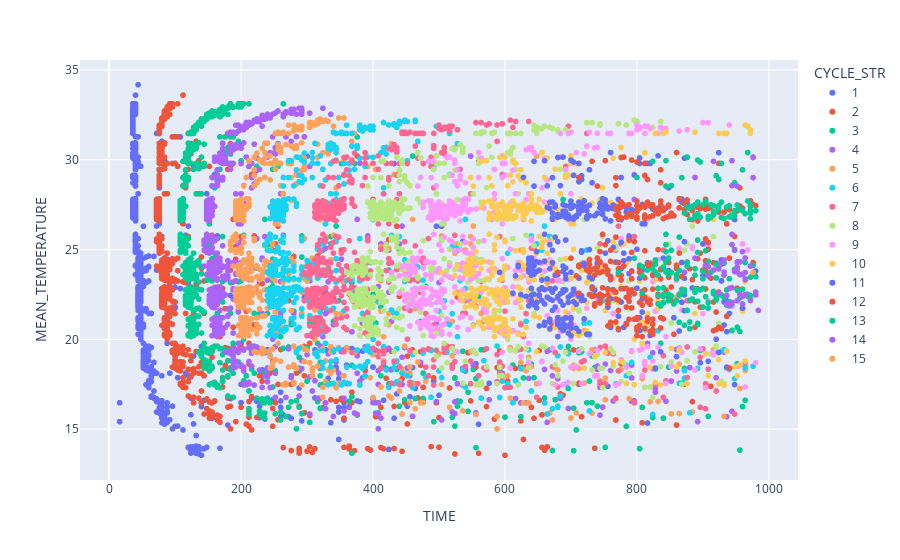

Write notebook code for a chart like this one.
### Code cell
px.scatter(peaks_row_2, x="TIME", y="MEAN_TEMPERATURE", color="CYCLE_STR",
           hover_data=["POSITION_STR", "TRACK_ID"],)

### Figure 1 — Plotly figure (JSON) as saved in the notebook; plotly's stock layout.template omitted (floating-point values rounded to 4 significant figures; data arrays with more than 128 entries replaced by an {"elided": "..."} marker saying what was removed)
{"data": [{"customdata": {"elided": "909x2 mixed values"}, "hovertemplate": "CYCLE_STR=1<br>TIME=%{x}<br>MEAN_TEMPERATURE=%{y}<br>POSITION_STR=%{customdata[0]}<br>TRACK_ID=%{customdata[1]}<extra></extra>", "legendgroup": "1", "marker": {"color": "#636efa", "symbol": "circle"}, "mode": "markers", "name": "1", "showlegend": true, "type": "scattergl", "x": {"elided": "909 int values"}, "xaxis": "x", "y": {"elided": "909 float values"}, "yaxis": "y"}, {"customdata": {"elided": "883x2 mixed values"}, "hovertemplate": "CYCLE_STR=2<br>TIME=%{x}<br>MEAN_TEMPERATURE=%{y}<br>POSITION_STR=%{customdata[0]}<br>TRACK_ID=%{customdata[1]}<extra></extra>", "legendgroup": "2", "marker": {"color": "#EF553B", "symbol": "circle"}, "mode": "markers", "name": "2", "showlegend": true, "type": "scattergl", "x": {"elided": "883 int values"}, "xaxis": "x", "y": {"elided": "883 float values"}, "yaxis": "y"}, {"customdata": {"elided": "817x2 mixed values"}, "hovertemplate": "CYCLE_STR=3<br>TIME=%{x}<br>MEAN_TEMPERATURE=%{y}<br>POSITION_STR=%{customdata[0]}<br>TRACK_ID=%{customdata[1]}<extra></extra>", "legendgroup": "3", "marker": {"color": "#00cc96", "symbol": "circle"}, "mode": "markers", "name": "3", "showlegend": true, "type": "scattergl", "x": {"elided": "817 int values"}, "xaxis": "x", "y": {"elided": "817 float values"}, "yaxis": "y"}, {"customdata": {"elided": "732x2 mixed values"}, "hovertemplate": "CYCLE_STR=4<br>TIME=%{x}<br>MEAN_TEMPERATURE=%{y}<br>POSITION_STR=%{customdata[0]}<br>TRACK_ID=%{customdata[1]}<extra></extra>", "legendgroup": "4", "marker": {"color": "#ab63fa", "symbol": "circle"}, "mode": "markers", "name": "4", "showlegend": true, "type": "scattergl", "x": {"elided": "732 int values"}, "xaxis": "x", "y": {"elided": "732 float values"}, "yaxis": "y"}, {"customdata": {"elided": "653x2 mixed values"}, "hovertemplate": "CYCLE_STR=5<br>TIME=%{x}<br>MEAN_TEMPERATURE=%{y}<br>POSITION_STR=%{customdata[0]}<br>TRACK_ID=%{customdata[1]}<extra></extra>", "legendgroup": "5", "marker": {"color": "#FFA15A", "symbol": "circle"}, "mode": "markers", "name": "5", "showlegend": true, "type": "scattergl", "x": {"elided": "653 int values"}, "xaxis": "x", "y": {"elided": "653 float values"}, "yaxis": "y"}, {"customdata": {"elided": "604x2 mixed values"}, "hovertemplate": "CYCLE_STR=6<br>TIME=%{x}<br>MEAN_TEMPERATURE=%{y}<br>POSITION_STR=%{customdata[0]}<br>TRACK_ID=%{customdata[1]}<extra></extra>", "legendgroup": "6", "marker": {"color": "#19d3f3", "symbol": "circle"}, "mode": "markers", "name": "6", "showlegend": true, "type": "scattergl", "x": {"elided": "604 int values"}, "xaxis": "x", "y": {"elided": "604 float values"}, "yaxis": "y"}, {"customdata": {"elided": "567x2 mixed values"}, "hovertemplate": "CYCLE_STR=7<br>TIME=%{x}<br>MEAN_TEMPERATURE=%{y}<br>POSITION_STR=%{customdata[0]}<br>TRACK_ID=%{customdata[1]}<extra></extra>", "legendgroup": "7", "marker": {"color": "#FF6692", "symbol": "circle"}, "mode": "markers", "name": "7", "showlegend": true, "type": "scattergl", "x": {"elided": "567 int values"}, "xaxis": "x", "y": {"elided": "567 float values"}, "yaxis": "y"}, {"customdata": {"elided": "520x2 mixed values"}, "hovertemplate": "CYCLE_STR=8<br>TIME=%{x}<br>MEAN_TEMPERATURE=%{y}<br>POSITION_STR=%{customdata[0]}<br>TRACK_ID=%{customdata[1]}<extra></extra>", "legendgroup": "8", "marker": {"color": "#B6E880", "symbol": "circle"}, "mode": "markers", "name": "8", "showlegend": true, "type": "scattergl", "x": {"elided": "520 int values"}, "xaxis": "x", "y": {"elided": "520 float values"}, "yaxis": "y"}, {"customdata": {"elided": "476x2 mixed values"}, "hovertemplate": "CYCLE_STR=9<br>TIME=%{x}<br>MEAN_TEMPERATURE=%{y}<br>POSITION_STR=%{customdata[0]}<br>TRACK_ID=%{customdata[1]}<extra></extra>", "legendgroup": "9", "marker": {"color": "#FF97FF", "symbol": "circle"}, "mode": "markers", "name": "9", "showlegend": true, "type": "scattergl", "x": {"elided": "476 int values"}, "xaxis": "x", "y": {"elided": "476 float values"}, "yaxis": "y"}, {"customdata": {"elided": "408x2 mixed values"}, "hovertemplate": "CYCLE_STR=10<br>TIME=%{x}<br>MEAN_TEMPERATURE=%{y}<br>POSITION_STR=%{customdata[0]}<br>TRACK_ID=%{customdata[1]}<extra></extra>", "legendgroup": "10", "marker": {"color": "#FECB52", "symbol": "circle"}, "mode": "markers", "name": "10", "showlegend": true, "type": "scattergl", "x": {"elided": "408 int values"}, "xaxis": "x", "y": {"elided": "408 float values"}, "yaxis": "y"}, {"customdata": {"elided": "354x2 mixed values"}, "hovertemplate": "CYCLE_STR=11<br>TIME=%{x}<br>MEAN_TEMPERATURE=%{y}<br>POSITION_STR=%{customdata[0]}<br>TRACK_ID=%{customdata[1]}<extra></extra>", "legendgroup": "11", "marker": {"color": "#636efa", "symbol": "circle"}, "mode": "markers", "name": "11", "showlegend": true, "type": "scattergl", "x": {"elided": "354 int values"}, "xaxis": "x", "y": {"elided": "354 float values"}, "yaxis": "y"}, {"customdata": {"elided": "289x2 mixed values"}, "hovertemplate": "CYCLE_STR=12<br>TIME=%{x}<br>MEAN_TEMPERATURE=%{y}<br>POSITION_STR=%{customdata[0]}<br>TRACK_ID=%{customdata[1]}<extra></extra>", "legendgroup": "12", "marker": {"color": "#EF553B", "symbol": "circle"}, "mode": "markers", "name": "12", "showlegend": true, "type": "scattergl", "x": {"elided": "289 int values"}, "xaxis": "x", "y": {"elided": "289 float values"}, "yaxis": "y"}, {"customdata": {"elided": "178x2 mixed values"}, "hovertemplate": "CYCLE_STR=13<br>TIME=%{x}<br>MEAN_TEMPERATURE=%{y}<br>POSITION_STR=%{customdata[0]}<br>TRACK_ID=%{customdata[1]}<extra></extra>", "legendgroup": "13", "marker": {"color": "#00cc96", "symbol": "circle"}, "mode": "markers", "name": "13", "showlegend": true, "type": "scattergl", "x": {"elided": "178 int values"}, "xaxis": "x", "y": {"elided": "178 float values"}, "yaxis": "y"}, {"customdata": [["17", 161], ["17", 169], ["17", 210], ["17", 241], ["18", 18], ["18", 40], ["18", 163], ["18", 168], ["20", 5], ["20", 43], ["20", 61], ["20", 98], ["21", 4], ["21", 20], ["21", 26], ["21", 28], ["21", 30], ["21", 44], ["21", 45], ["21", 55], ["21", 58], ["21", 176], ["21", 178], ["21", 182], ["21", 188], ["21", 241], ["21", 247], ["21", 417], ["21", 420], ["21", 425], ["21", 433], ["21", 436], ["21", 444], ["21", 447], ["21", 458], ["21", 459], ["22", 94], ["22", 99], ["22", 233], ["22", 259], ["22", 279], ["22", 285], ["22", 286], ["22", 293], ["22", 301], ["22", 308], ["22", 316], ["22", 320], ["22", 322], ["22", 334], ["22", 349], ["22", 358], ["22", 362], ["22", 386], ["22", 387]], "hovertemplate": "CYCLE_STR=14<br>TIME=%{x}<br>MEAN_TEMPERATURE=%{y}<br>POSITION_STR=%{customdata[0]}<br>TRACK_ID=%{customdata[1]}<extra></extra>", "legendgroup": "14", "marker": {"color": "#ab63fa", "symbol": "circle"}, "mode": "markers", "name": "14", "showlegend": true, "type": "scattergl", "x": [916, 944, 976, 976, 888, 944, 976, 952, 960, 944, 948, 944, 948, 928, 924, 952, 952, 960, 952, 908, 904, 932, 916, 972, 932, 872, 956, 964, 956, 908, 952, 964, 952, 964, 932, 888, 964, 960, 956, 980, 944, 940, 924, 936, 944, 960, 952, 940, 960, 936, 940, 980, 944, 984, 972], "xaxis": "x", "y": [29.91, 29.95, 30.12, 30.15, 29.01, 28.56, 29.0, 28.53, 24.89, 25.85, 24.96, 25.27, 23.77, 24.19, 23.92, 24.29, 23.75, 23.63, 24.32, 23.53, 24.12, 23.75, 23.86, 24.08, 23.58, 23.73, 24.31, 23.36, 23.61, 24.05, 23.94, 24.53, 24.02, 23.72, 24.42, 24.52, 22.5, 22.42, 22.51, 22.63, 22.03, 21.86, 22.57, 22.44, 22.05, 21.97, 22.15, 21.92, 22.39, 21.98, 22.84, 22.47, 22.87, 21.61, 22.16], "yaxis": "y"}, {"customdata": [["21", 241]], "hovertemplate": "CYCLE_STR=15<br>TIME=%{x}<br>MEAN_TEMPERATURE=%{y}<br>POSITION_STR=%{customdata[0]}<br>TRACK_ID=%{customdata[1]}<extra></extra>", "legendgroup": "15", "marker": {"color": "#FFA15A", "symbol": "circle"}, "mode": "markers", "name": "15", "showlegend": true, "type": "scattergl", "x": [976], "xaxis": "x", "y": [23.73], "yaxis": "y"}], "layout": {"legend": {"title": {"text": "CYCLE_STR"}, "tracegroupgap": 0}, "margin": {"t": 60}, "xaxis": {"anchor": "y", "domain": [0, 1], "title": {"text": "TIME"}}, "yaxis": {"anchor": "x", "domain": [0, 1], "title": {"text": "MEAN_TEMPERATURE"}}}}
